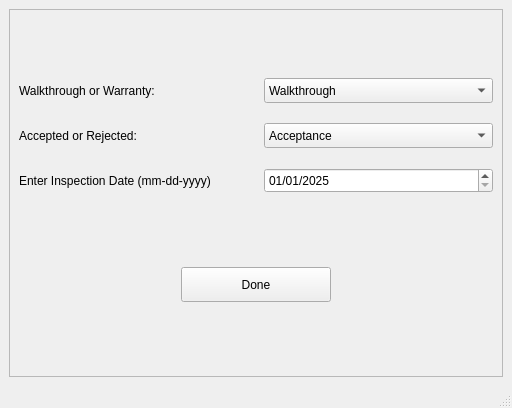
<?xml version="1.0" encoding="UTF-8"?>
<ui version="4.0">
 <class>MainWindow</class>
 <widget class="QMainWindow" name="MainWindow">
  <property name="geometry">
   <rect>
    <x>0</x>
    <y>0</y>
    <width>512</width>
    <height>408</height>
   </rect>
  </property>
  <property name="windowTitle">
   <string>MainWindow</string>
  </property>
  <widget class="QWidget" name="centralwidget">
   <layout class="QVBoxLayout" name="verticalLayout">
    <item>
     <widget class="QFrame" name="frame">
      <property name="styleSheet">
       <string notr="true"/>
      </property>
      <property name="frameShape">
       <enum>QFrame::StyledPanel</enum>
      </property>
      <property name="frameShadow">
       <enum>QFrame::Raised</enum>
      </property>
      <layout class="QVBoxLayout" name="verticalLayout_2">
       <item>
        <layout class="QGridLayout" name="gridLayout">
         <property name="horizontalSpacing">
          <number>15</number>
         </property>
         <property name="verticalSpacing">
          <number>20</number>
         </property>
         <item row="1" column="1">
          <widget class="QComboBox" name="cmbxAcceptedOrRejected">
           <property name="minimumSize">
            <size>
             <width>0</width>
             <height>25</height>
            </size>
           </property>
           <property name="styleSheet">
            <string notr="true"/>
           </property>
           <item>
            <property name="text">
             <string>Acceptance</string>
            </property>
           </item>
           <item>
            <property name="text">
             <string>Rejection</string>
            </property>
           </item>
          </widget>
         </item>
         <item row="0" column="1">
          <widget class="QComboBox" name="cmbxWalkthroughOrButton">
           <property name="minimumSize">
            <size>
             <width>0</width>
             <height>25</height>
            </size>
           </property>
           <property name="styleSheet">
            <string notr="true"/>
           </property>
           <item>
            <property name="text">
             <string>Walkthrough</string>
            </property>
           </item>
           <item>
            <property name="text">
             <string>Warranty</string>
            </property>
           </item>
          </widget>
         </item>
         <item row="1" column="0">
          <widget class="QLabel" name="projectid_label_2">
           <property name="minimumSize">
            <size>
             <width>70</width>
             <height>0</height>
            </size>
           </property>
           <property name="frameShape">
            <enum>QFrame::NoFrame</enum>
           </property>
           <property name="text">
            <string>Accepted or Rejected:</string>
           </property>
           <property name="alignment">
            <set>Qt::AlignLeading|Qt::AlignLeft|Qt::AlignVCenter</set>
           </property>
          </widget>
         </item>
         <item row="2" column="0">
          <widget class="QLabel" name="label_17">
           <property name="text">
            <string>Enter Inspection Date (mm-dd-yyyy)</string>
           </property>
          </widget>
         </item>
         <item row="0" column="0">
          <widget class="QLabel" name="projectid_label">
           <property name="minimumSize">
            <size>
             <width>70</width>
             <height>0</height>
            </size>
           </property>
           <property name="frameShape">
            <enum>QFrame::NoFrame</enum>
           </property>
           <property name="text">
            <string>Walkthrough or Warranty:</string>
           </property>
           <property name="alignment">
            <set>Qt::AlignLeading|Qt::AlignLeft|Qt::AlignVCenter</set>
           </property>
          </widget>
         </item>
         <item row="2" column="1">
          <widget class="QDateEdit" name="dateInspection">
           <property name="minimumSize">
            <size>
             <width>0</width>
             <height>25</height>
            </size>
           </property>
           <property name="displayFormat">
            <string>MM/dd/yyyy</string>
           </property>
           <property name="timeSpec">
            <enum>Qt::LocalTime</enum>
           </property>
           <property name="date">
            <date>
             <year>2025</year>
             <month>1</month>
             <day>1</day>
            </date>
           </property>
          </widget>
         </item>
        </layout>
       </item>
       <item alignment="Qt::AlignHCenter">
        <widget class="QFrame" name="frame_3">
         <property name="maximumSize">
          <size>
           <width>16777215</width>
           <height>50</height>
          </size>
         </property>
         <property name="frameShape">
          <enum>QFrame::NoFrame</enum>
         </property>
         <property name="frameShadow">
          <enum>QFrame::Raised</enum>
         </property>
         <layout class="QVBoxLayout" name="verticalLayout_3">
          <item>
           <widget class="QPushButton" name="btnEdit">
            <property name="minimumSize">
             <size>
              <width>150</width>
              <height>35</height>
             </size>
            </property>
            <property name="maximumSize">
             <size>
              <width>170</width>
              <height>16777215</height>
             </size>
            </property>
            <property name="cursor">
             <cursorShape>PointingHandCursor</cursorShape>
            </property>
            <property name="styleSheet">
             <string notr="true"/>
            </property>
            <property name="text">
             <string>Done</string>
            </property>
           </widget>
          </item>
         </layout>
        </widget>
       </item>
      </layout>
     </widget>
    </item>
   </layout>
  </widget>
  <widget class="QStatusBar" name="statusbar"/>
 </widget>
 <resources/>
 <connections/>
</ui>
